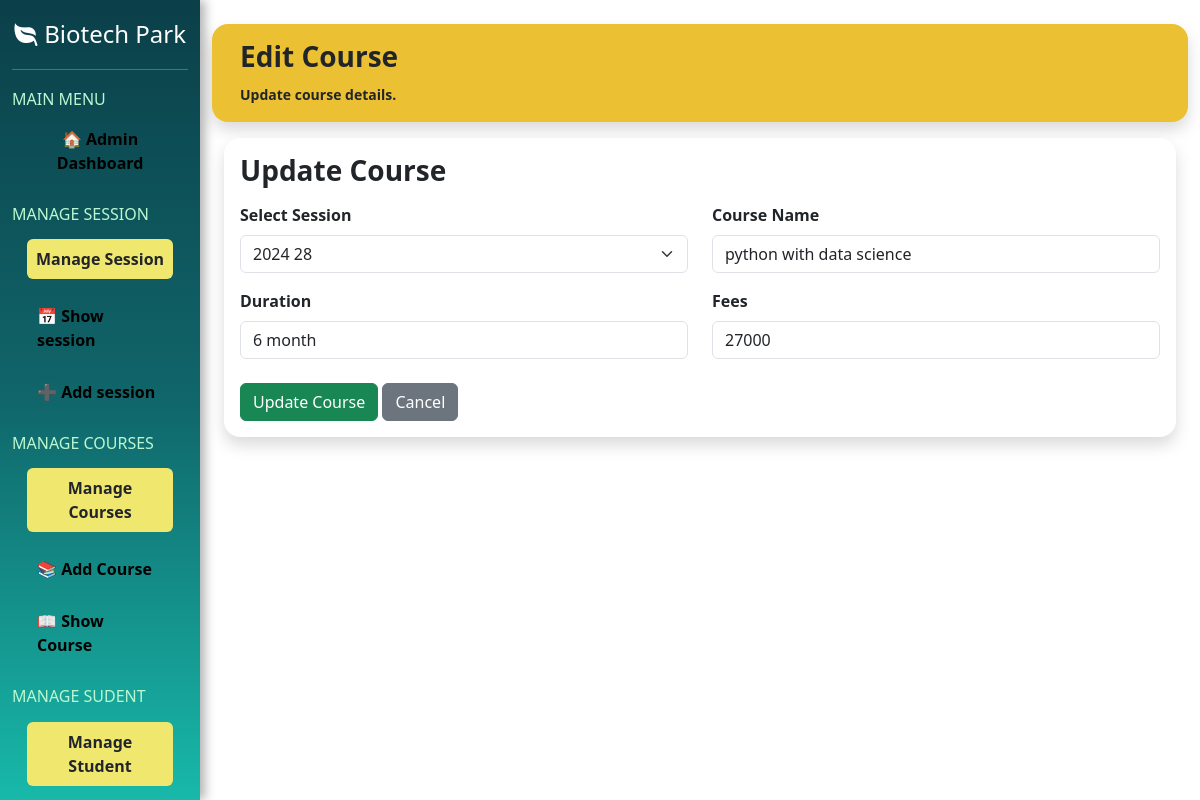
The page /editcourse/1/ on the database as committed earlier.
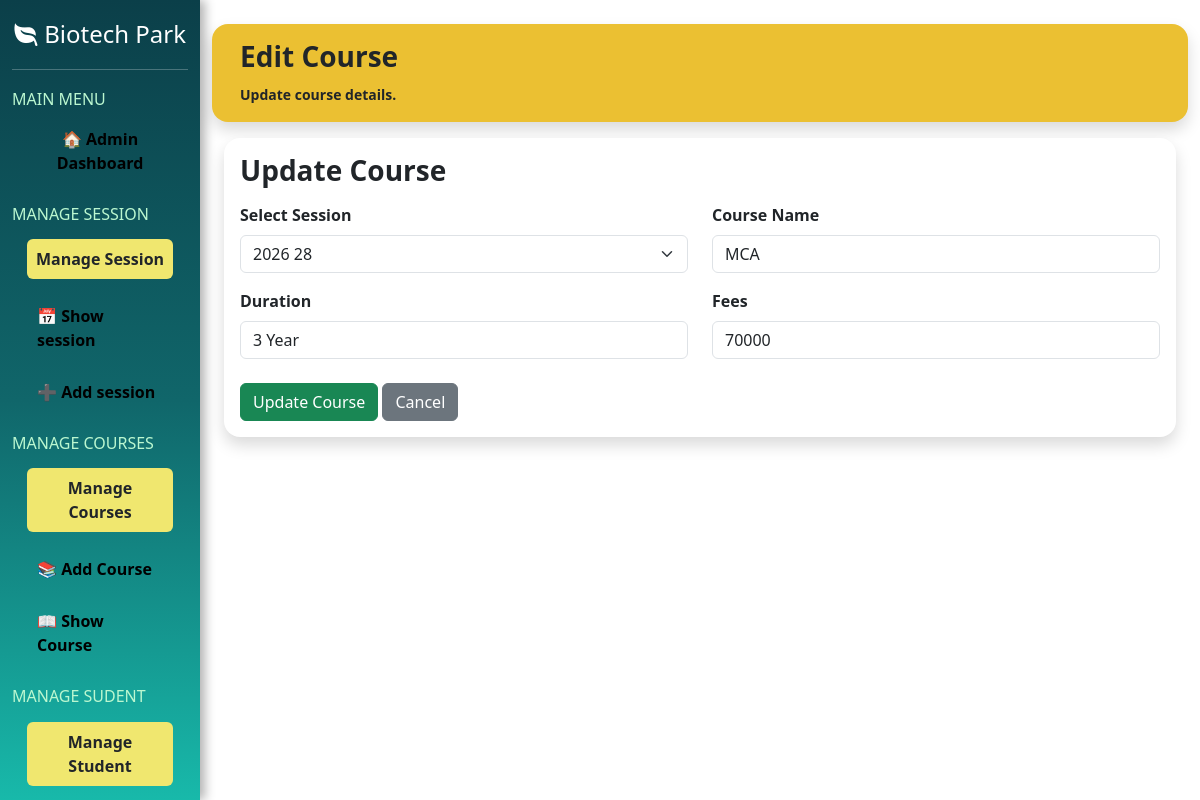
The same page on the database as committed later.
### myapp/models.py (models this page shows)
class tbl_course(models.Model):
    id=models.IntegerField(primary_key=True,auto_created=True)
    session_name=models.CharField(max_length=20)
    course_name=models.CharField(max_length=200)
    duration=models.CharField(max_length=20)
    fees=models.IntegerField()
    create_at=models.TimeField()

class session(models.Model):
    id=models.IntegerField(primary_key=True,auto_created=True)
    session_name=models.CharField(max_length=20)
    create_at=models.TimeField()

### myapp/views.py (the view)
# urls.py: path('editcourse/<int:id>/', editcourse, name='editcourse'),
def editcourse(request, id):
    course = tbl_course.objects.get(id=id)
    sessions = session.objects.all()
    return render(request, 'admin/editcourse.html', {'course': course, 'sessions': sessions})

### myapp/templates/admin/editcourse.html (shortened to what this page needs)
{% extends 'admin/adminlayout.html' %}
{% block admin %}
<div class="container">
    <div class="row mt-2">
        <div class="card shadow border-0 rounded-4 mb-3 mt-3" style="background-color:#ebc032;">
            <div class="card-body">
                <h3 class="fw-bold">Edit Course</h3>
                <small class="fw-bold">
                    Update course details.
                </small>
            </div>
        </div>
    </div>
    <form method="post" action="{% url 'updatecourse' course.id %}">
        <div class="card shadow border-0 rounded-4 p-3">
            <h3 class="fw-bold mb-3">Update Course</h3>
            <div class="row">
                <div class="col-md-6">
                    <label class="fw-bold mb-2">Select Session</label>
<select name="session_name" class="form-select">
    {% for i in sessions %}
    <option value="{{ i.session_name }}"
        {% if i.session_name == course.session_name %}
            selected
        {% endif %}>
        {{ i.session_name }}
    </option>
    {% endfor %}
</select>
                </div>
                <div class="col-md-6">
                    <label class="fw-bold mb-2">
                        Course Name
                    </label>
                    <input type="text" name="course_name" class="form-control" value="{{ course.course_name }}"
                        required>
                </div>
                <div class="col-md-6 mt-3">
                    <label class="fw-bold mb-2">
                        Duration
                    </label>
                    <input type="text" name="duration" class="form-control" value="{{ course.duration }}" required>
                </div>
                <div class="col-md-6 mt-3">
                    <label class="fw-bold mb-2">
                        Fees
                    </label>
                    <input type="number" name="fees" class="form-control" value="{{ course.fees }}" required>
                </div>
                <div class="col-12 mt-4">
                    <button type="submit" class="btn btn-success">
                        Update Course
                    </button>
                    <a href="{% url 'showcourse' %}" class="btn btn-secondary">
                        Cancel
                    </a>
                </div>
            </div>
        </div>
    </form>
</div>
{% endblock %}

Rows that differ between the two databases and show on the page:
changed tbl_course: session_name "2024 28" → "2026 28"; course_name "python with data science" → "MCA"; duration "6 month" → "3 Year"; fees "27000" → "70000"
